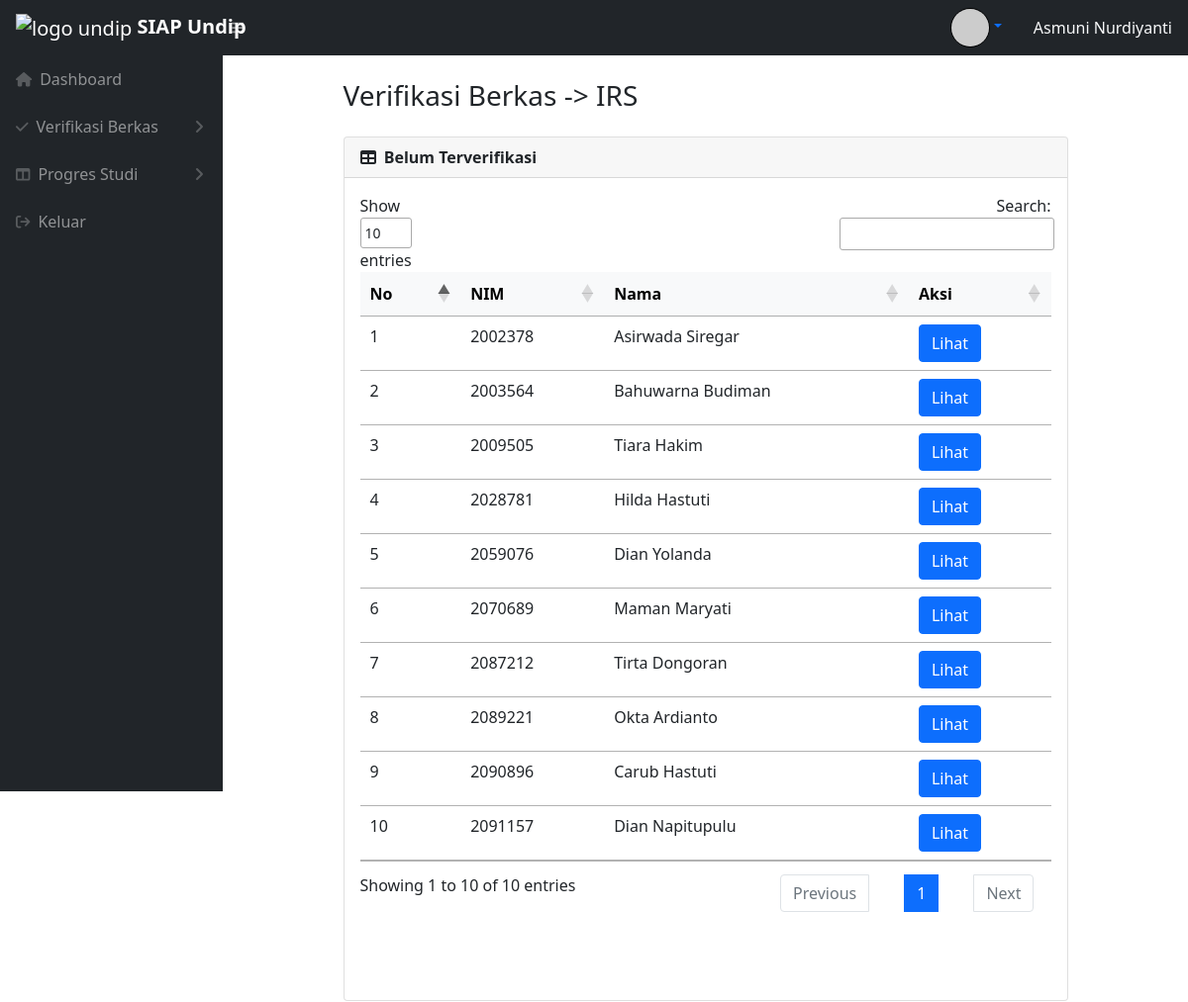
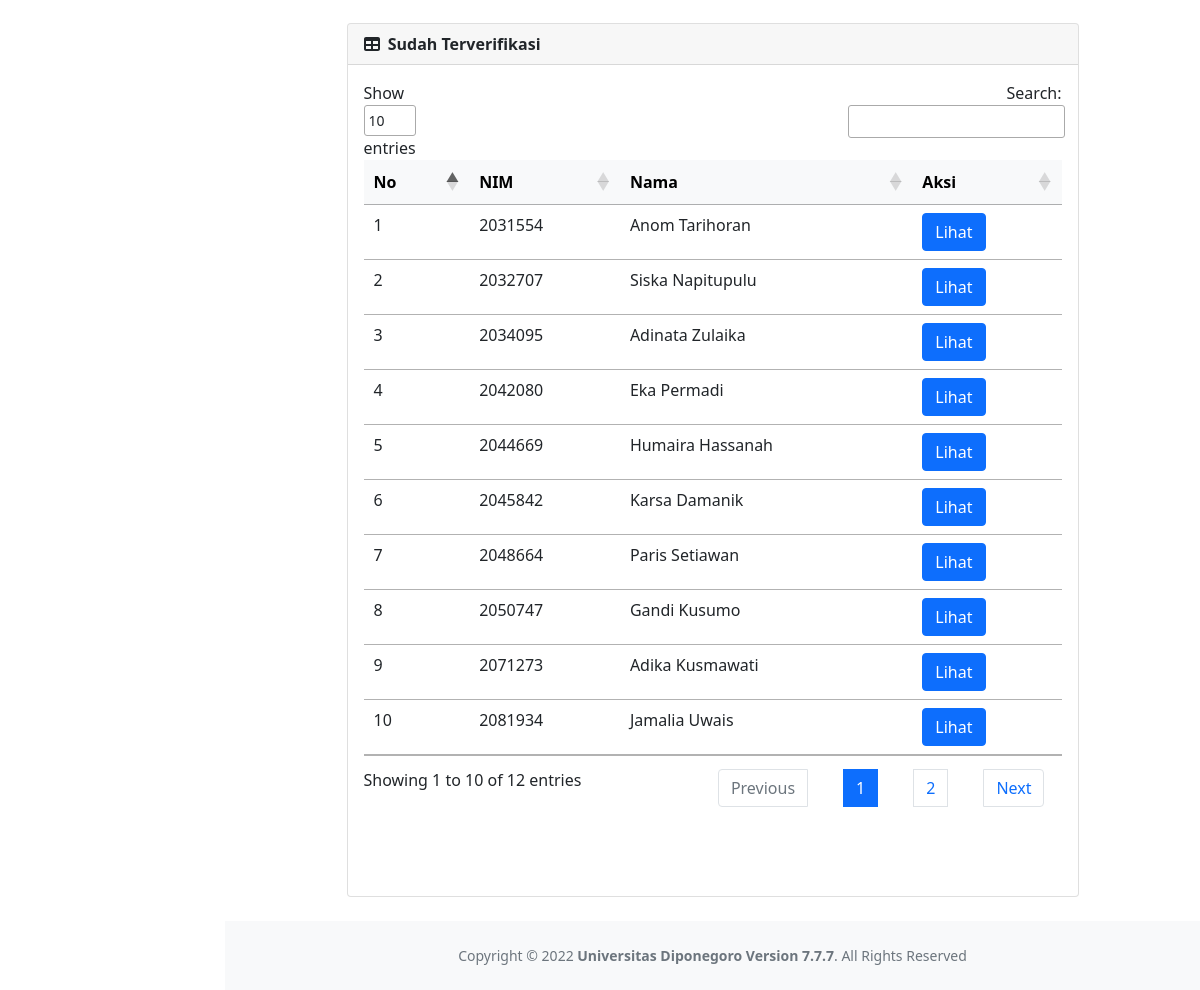
/dosen/verifirs.php (signed in), run on the app's committed database (2 pictures, top to bottom).
### tables this page shows
CREATE TABLE `dosen` (
  `Nama` varchar(255) NOT NULL,
  `NIP` varchar(255) NOT NULL,
  `Email` varchar(255) NOT NULL,
  `Alamat` varchar(255) NOT NULL,
  `No_Hp` varchar(255) NOT NULL,
  `Status` varchar(255) NOT NULL,
  `Foto` varchar(255) DEFAULT NULL,
  `Mengampu` varchar(255) NOT NULL,
  `Username` varchar(255) NOT NULL
);

CREATE TABLE `mahasiswa` (
  `NIM` bigint NOT NULL,
  `Nama` varchar(255) NOT NULL,
  `Email` varchar(255) NOT NULL,
  `Alamat` varchar(255) NOT NULL,
  `No_Hp` varchar(255) NOT NULL,
  `Angkatan` int NOT NULL,
  `semester` int NOT NULL,
  `Status` varchar(20) NOT NULL,
  `Foto` varchar(255) DEFAULT NULL,
  `Username` varchar(255) NOT NULL,
  `kode_kab` int NOT NULL,
  `NIP_Doswal` int NOT NULL
);

### dosen/verifirs.php (the view)
<?php include("../template/headerdosen.php");
?>
<div id="layoutSidenav_content">
    <main>
        <div class="container-fluid px-4" style="width: 80%;">
            <h3 class="mt-4 mb-4">Verifikasi Berkas -> IRS</h3>
            <div class="card mb-4">
                <div class="card-header">
                    <i class="fas fa-table me-1"></i>
                    <b>Belum Terverifikasi</b>
                </div>
                <div class="card-body">
                    <table class="table dataTable" id="">
                        <thead class="table-light">
                            <tr>
                                <th>No</th>
                                <th>NIM</th>
                                <th>Nama</th>
                                <th>Aksi</th>
                            </tr>
                        </thead>
                        <tbody>
                        <?php
                                $query = "SELECT mahasiswa.NIM,mahasiswa.Nama FROM mahasiswa,irs WHERE mahasiswa.NIM = irs.NIM AND irs.status='Belum' AND mahasiswa.NIP_Doswal = '$nip_dosen'";
                                $result = $db->query($query);
                                $i = 1;
                                while ($row = $result->fetch_object()) {
                                    echo "<tr>
                                    <td>".$i."</td>
                                    <td>".$row->NIM."</td>
                                    <td>".$row->Nama."</td>
                                    <td><a class='btn btn-primary' href='lihatirs.php?id=".$row->NIM."'>Lihat</a></td>";
                                    $i++;
                                }
                            ?>
                        </tbody>
                    </table>
                </div>
            </div>
            <div class="card mb-4">
                <div class="card-header">
                    <i class="fas fa-table me-1"></i>
                    <b>Sudah Terverifikasi</b>
                </div>
                <div class="card-body">
                    <table class="table dataTable" id="datatablesSimple2">
                        <thead class="table-light">
                            <tr>
                                <th>No</th>
                                <th>NIM</th>
                                <th>Nama</th>
                                <th>Aksi</th>
                            </tr>
                        </thead>
                        <tbody>
                        <?php
                                $query = "SELECT mahasiswa.NIM,mahasiswa.Nama FROM mahasiswa,irs WHERE mahasiswa.NIM = irs.NIM AND irs.status!='Belum' AND mahasiswa.NIP_Doswal = '$nip_dosen'";
                                $result = $db->query($query);
                                $i = 1;
                                while ($row = $result->fetch_object()) {
                                    echo "<tr>
                                    <td>".$i."</td>
                                    <td>".$row->NIM."</td>
                                    <td>".$row->Nama."</td>
                                    <td><a class='btn btn-primary' href='lihatirs.php?id=".$row->NIM."'>Lihat</a></td>";
                                    $i++;
                                }
                            ?>
                        </tbody>
                    </table>
                </div>
            </div>
        </div>
    </main>
    <?php include("../template/footeruniversal.php")?>

### template/headerdosen.php (shortened to what this page needs)
<?php include('../lib/connect.php');
$username = $_SESSION['username'];
$foto = $db->query("SELECT dosen.Foto FROM user,dosen WHERE dosen.username = user.username AND dosen.username = '$username'")->fetch_object()->Foto;
$Nama = $db->query("SELECT dosen.Nama FROM user,dosen WHERE dosen.username = user.username AND dosen.username = '$username'")->fetch_object()->Nama;
$nip_dosen = $db->query("SELECT NIP FROM user WHERE Username = '$username'")->fetch_object()->NIP;
?>
<!DOCTYPE html>
<html lang="en">
    <head>
        <link href="https://cdn.jsdelivr.net/npm/simple-datatables@latest/dist/style.css" rel="stylesheet" />
        <link rel="stylesheet" type="text/css" href="https://cdn.datatables.net/1.12.1/css/jquery.dataTables.min.css">
        <link href="../css/styles.css" rel="stylesheet" />
        <link href="../css/dosen.css" rel="stylesheet" />
        <link href="../css/header.css" rel="stylesheet" />
    </head>
    <body class="sb-nav-fixed">
        <nav class="sb-topnav navbar navbar-expand navbar-dark bg-dark">
            <a class="navbar-brand ps-3" href="dashboardDSN.php">
              <img src="https://kulon2.undip.ac.id/pluginfile.php/1/theme_moove/favicon/1660361299/undip.ico" alt="logo undip" width = 40 height = 40> <b class="">SIAP Undip</b>
            </a>
            <button class="btn btn-link btn-sm order-1 order-lg-0 me-4 me-lg-0 d-flex align-items-center" id="sidebarToggle" href="#!"><i class="fas fa-bars"></i></button>
            <div class="ms-auto me-0 me-md-3 my-2 my-md-0 d-flex align-items-center">
              <a class="nav-link dropdown-toggle" id="navbarDropdown" href="#" role="button" data-bs-toggle="dropdown" aria-expanded="false">                <img style="
                    object-fit: cover;
                    border-radius: 50%;
                    margin: 0 auto;
                    width: 40px;
                    height: 40px;
                    border: 1px solid black;
                    display: inline;
                " src="<?php echo $foto ?>" onerror="this.src='../assets/img/default.png'"></a>
              <div class="flex-grow-1 ms-3 text-light">
                  <?php echo $Nama ?>
              </div>
            </div>
        </nav>
        <div id="layoutSidenav">
            <div id="layoutSidenav_nav">
                <nav class="sb-sidenav accordion sb-sidenav-dark" id="sidenavAccordion">
                    <div class="sb-sidenav-menu">
                        <div class="nav">
                          <a class="nav-link" href="dashboardDSN.php">
                              <div class="sb-nav-link-icon"><i class="	fas fa-home"></i></div>
                              Dashboard
                          </a>
                          <a class="nav-link collapsed" href="#" data-bs-toggle="collapse" data-bs-target="#collapseVerif" aria-expanded="false" aria-controls="collapseVerif">
                              <div class="sb-nav-link-icon"><i class="fas fa-check"></i></div>
                              Verifikasi Berkas
                              <div class="sb-sidenav-collapse-arrow"><i class="fas fa-angle-down"></i></div>
                          </a>
                          <a class="nav-link collapsed" href="#" data-bs-toggle="collapse" data-bs-target="#collapseProgres" aria-expanded="false" aria-controls="collapseProgres">
                              <div class="sb-nav-link-icon"><i class="fas fa-columns"></i></div>
                              Progres Studi
                              <div class="sb-sidenav-collapse-arrow"><i class="fas fa-angle-down"></i></div>
                          </a>
                          <a class="nav-link" href="../logout.php">
                              <div class="sb-nav-link-icon"><i class="fa fa-sign-out"></i></div>
                              Keluar
                          </a>
                        </div>
                    </div>
                </nav>
            </div>

### template/footeruniversal.php (shortened to what this page needs)
                <footer class="py-4 bg-light mt-auto">
                    <div class="container-fluid px-4">
                        <div class="d-flex align-items-center justify-content-between small">
                            <div class="text-muted mx-auto">Copyright &copy; <?php echo  date("Y");?> <a style="text-decoration:none;">
                            <b>Universitas Diponegoro Version 7.7.7</b></a>. All Rights Reserved
                            </div>
                        </div>
                    </div>
                </footer>
            </div>
        </div>
    </body>
</html>

### css/header.css (style rules this page uses)
td { vertical-align: center; }

### data on the page
dosen: Nama "Asmuni Nurdiyanti"
mahasiswa: NIM "2002378", Nama "Asirwada Siregar"
mahasiswa: NIM "2003564", Nama "Bahuwarna Budiman"
mahasiswa: NIM "2009505", Nama "Tiara Hakim"
mahasiswa: NIM "2028781", Nama "Hilda Hastuti"
mahasiswa: NIM "2059076", Nama "Dian Yolanda"
mahasiswa: NIM "2070689", Nama "Maman Maryati"
mahasiswa: NIM "2087212", Nama "Tirta Dongoran"
mahasiswa: NIM "2089221", Nama "Okta Ardianto"
mahasiswa: NIM "2090896", Nama "Carub Hastuti"
mahasiswa: NIM "2091157", Nama "Dian Napitupulu"
mahasiswa: NIM "2031554", Nama "Anom Tarihoran"
mahasiswa: NIM "2032707", Nama "Siska Napitupulu"
mahasiswa: NIM "2034095", Nama "Adinata Zulaika"
mahasiswa: NIM "2042080", Nama "Eka Permadi"
mahasiswa: NIM "2044669", Nama "Humaira Hassanah"
mahasiswa: NIM "2045842", Nama "Karsa Damanik"
mahasiswa: NIM "2048664", Nama "Paris Setiawan"
mahasiswa: NIM "2050747", Nama "Gandi Kusumo"
mahasiswa: NIM "2071273", Nama "Adika Kusmawati"
mahasiswa: NIM "2081934", Nama "Jamalia Uwais"
